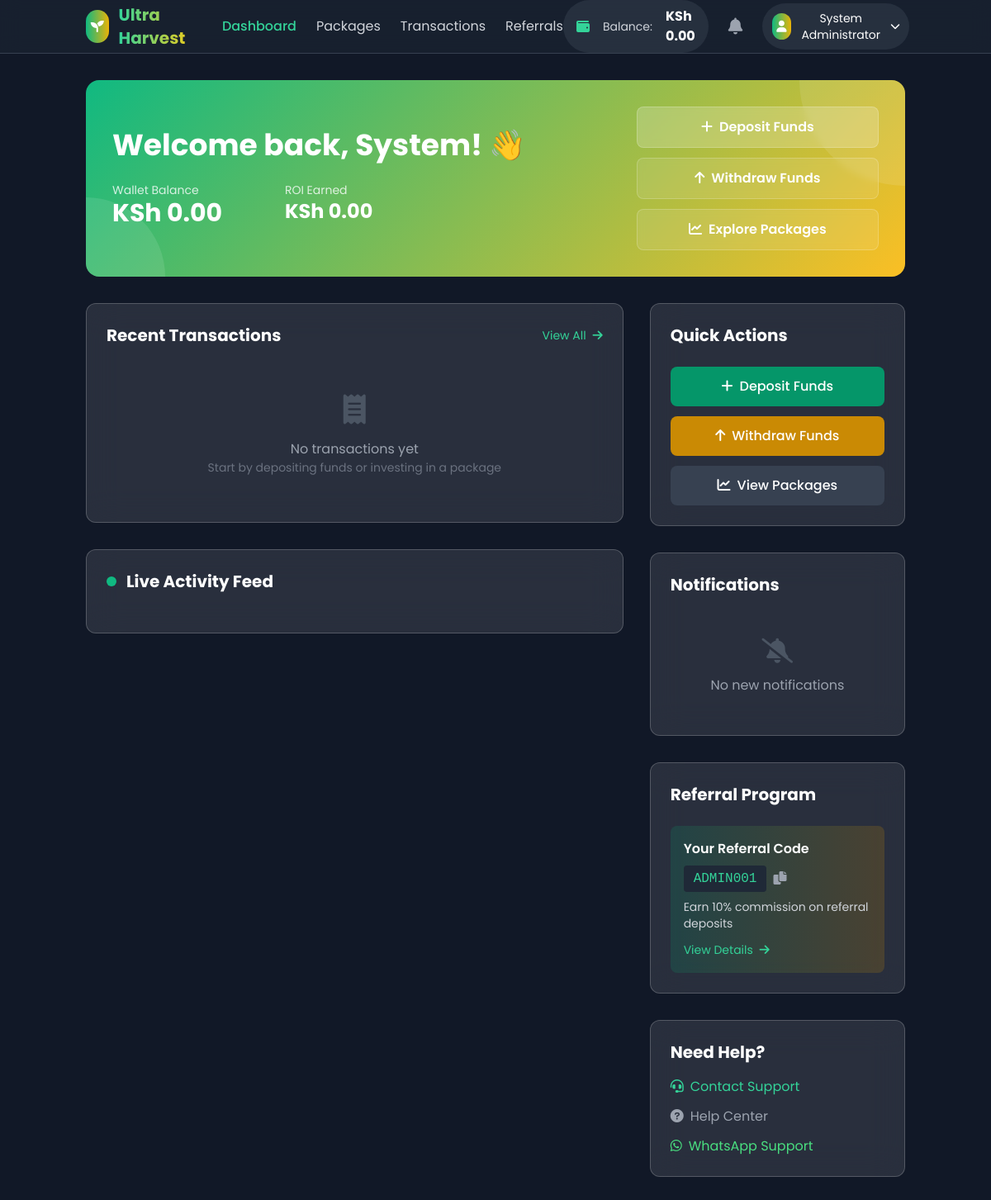
/user/dashboard.php (signed in), run on the app's committed database.
### tables this page shows
CREATE TABLE `users` (
  `id` int(11) NOT NULL,
  `email` varchar(255) NOT NULL,
  `password` varchar(255) NOT NULL,
  `full_name` varchar(255) NOT NULL,
  `phone` varchar(20) DEFAULT NULL,
  `wallet_balance` decimal(15,2) DEFAULT 0.00,
  `total_deposited` decimal(15,2) DEFAULT 0.00,
  `total_withdrawn` decimal(15,2) DEFAULT 0.00,
  `total_roi_earned` decimal(15,2) DEFAULT 0.00,
  `referral_code` varchar(10) NOT NULL,
  `referred_by` int(11) DEFAULT NULL,
  `referral_earnings` decimal(15,2) DEFAULT 0.00,
  `status` enum('active','suspended','banned') DEFAULT 'active',
  `is_admin` tinyint(1) DEFAULT 0,
  `email_verified` tinyint(1) DEFAULT 0,
  `created_at` timestamp NULL DEFAULT current_timestamp(),
  `updated_at` timestamp NULL DEFAULT current_timestamp() ON UPDATE current_timestamp()
);

### config/database.php (called while the page is built, shortened)
<?php
class Database {
    private static $instance = null;
    private $connection;
    private function __construct() {
        try {
            $this->connection = new PDO(
                "mysql:host=" . DB_HOST . ";dbname=" . DB_NAME . ";charset=utf8mb4",
                DB_USER,
                DB_PASS,
                [
                    PDO::ATTR_ERRMODE => PDO::ERRMODE_EXCEPTION,
                    PDO::ATTR_DEFAULT_FETCH_MODE => PDO::FETCH_ASSOC,
                    PDO::ATTR_EMULATE_PREPARES => false
                ]
            );
        } catch (PDOException $e) {
            die("Database connection failed: " . $e->getMessage());
        }
    }
    public static function getInstance() {
        if (self::$instance === null) {
            self::$instance = new Database();
        }
        return self::$instance;
    }
    public function getConnection() {
        return $this->connection;
    }
}
function formatMoney($amount) {
    return 'KSh ' . number_format($amount, 2);
}
function getSystemSetting($key, $default = '') {
    static $settings = [];
    if (empty($settings)) {
        $db = Database::getInstance()->getConnection();
        $stmt = $db->query("SELECT setting_key, setting_value FROM system_settings");
        while ($row = $stmt->fetch()) {
            $settings[$row['setting_key']] = $row['setting_value'];
        }
    }
    return $settings[$key] ?? $default;
}
if (getSystemSetting('site_maintenance', '0') == '1' && !isAdmin()) {
    if (!strpos($_SERVER['REQUEST_URI'], 'maintenance.php')) {
        header('Location: /maintenance.php');
        exit;
    }
}
?>

### user/dashboard.php (the view, shortened to what this page needs)
<?php
require_once '../config/database.php';
$user_id = $_SESSION['user_id'];
$stmt = $db->prepare("
    SELECT u.*,
           COALESCE(SUM(CASE WHEN t.type = 'deposit' AND t.status = 'completed' THEN t.amount ELSE 0 END), 0) as total_deposited,
           COALESCE(SUM(CASE WHEN t.type = 'withdrawal' AND t.status = 'completed' THEN t.amount ELSE 0 END), 0) as total_withdrawn,
           COALESCE(SUM(CASE WHEN t.type = 'roi_payment' AND t.status = 'completed' THEN t.amount ELSE 0 END), 0) as total_roi_earned
    FROM users u
    LEFT JOIN transactions t ON u.id = t.user_id
    WHERE u.id = ?
    GROUP BY u.id
");
$stmt->execute([$user_id]);
$user = $stmt->fetch();
$stmt = $db->prepare("
    SELECT * FROM transactions
    WHERE user_id = ?
    ORDER BY created_at DESC
    LIMIT 10
");
$stmt->execute([$user_id]);
$recent_transactions = $stmt->fetchAll();
$stmt = $db->prepare("
    SELECT * FROM notifications
    WHERE (user_id = ? OR is_global = 1) AND is_read = 0
    ORDER BY created_at DESC
    LIMIT 5
");
$stmt->execute([$user_id]);
$notifications = $stmt->fetchAll();
?>
<!DOCTYPE html>
<html lang="en">
<head>
    <script src="https://cdn.tailwindcss.com"></script>
    <link rel="stylesheet" href="https://cdnjs.cloudflare.com/ajax/libs/font-awesome/6.0.0/css/all.min.css">
</head>
<body class="bg-gray-900 text-white min-h-screen">
    <header class="bg-gray-800/50 backdrop-blur-md border-b border-gray-700 sticky top-0 z-50">
        <div class="container mx-auto px-4">
            <div class="flex items-center justify-between h-16">
                <div class="flex items-center space-x-8">
                    <a href="/user/dashboard.php" class="flex items-center space-x-3">
                        <div class="w-10 h-10 bg-gradient-to-r from-emerald-500 to-yellow-500 rounded-full flex items-center justify-center">
                            <i class="fas fa-seedling text-white"></i>
                        </div>
                        <span class="text-xl font-bold bg-gradient-to-r from-emerald-400 to-yellow-400 bg-clip-text text-transparent">
                        </span>
                    </a>
                    <nav class="hidden md:flex space-x-6">
                        <a href="/user/dashboard.php" class="text-emerald-400 font-medium">Dashboard</a>
                        <a href="/user/packages.php" class="text-gray-300 hover:text-emerald-400 transition">Packages</a>
                        <a href="/user/transactions.php" class="text-gray-300 hover:text-emerald-400 transition">Transactions</a>
                        <a href="/user/referrals.php" class="text-gray-300 hover:text-emerald-400 transition">Referrals</a>
                    </nav>
                </div>
                <div class="flex items-center space-x-4">
                    <div class="hidden lg:flex items-center space-x-4 bg-gray-700/50 rounded-full px-4 py-2">
                        <i class="fas fa-wallet text-emerald-400"></i>
                        <span class="text-sm text-gray-300">Balance:</span>
                        <span class="font-bold text-white"><?php echo formatMoney($user['wallet_balance']); ?></span>
                    </div>
                    <div class="relative">
                        <button class="relative p-2 text-gray-400 hover:text-white transition">
                            <i class="fas fa-bell text-xl"></i>
                        </button>
                    </div>
                    <div class="relative group">
                        <button class="flex items-center space-x-2 bg-gray-700/50 rounded-full px-3 py-2 hover:bg-gray-600/50 transition">
                            <div class="w-8 h-8 bg-gradient-to-r from-emerald-500 to-yellow-500 rounded-full flex items-center justify-center">
                                <i class="fas fa-user text-white text-sm"></i>
                            </div>
                            <span class="hidden md:block text-sm"><?php echo htmlspecialchars($user['full_name']); ?></span>
                            <i class="fas fa-chevron-down text-xs"></i>
                        </button>
                    </div>
                </div>
            </div>
        </div>
    </header>
    <main class="container mx-auto px-4 py-8">
        <section class="gradient-bg rounded-2xl p-6 lg:p-8 mb-8 relative overflow-hidden">
            <div class="relative z-10">
                <div class="grid lg:grid-cols-3 gap-6 items-center">
                    <div class="lg:col-span-2">
                        <h1 class="text-3xl lg:text-4xl font-bold text-white mb-2">
                            Welcome back, <?php echo htmlspecialchars(explode(' ', $user['full_name'])[0]); ?>! 👋
                        </h1>
                        <div class="grid md:grid-cols-3 gap-4 mt-6">
                            <div class="text-center md:text-left">
                                <p class="text-white/80 text-sm">Wallet Balance</p>
                                <p class="text-2xl lg:text-3xl font-bold text-white"><?php echo formatMoney($user['wallet_balance']); ?></p>
                            </div>
                            <div class="text-center md:text-left">
                                <p class="text-white/80 text-sm">ROI Earned</p>
                                <p class="text-xl lg:text-2xl font-bold text-white"><?php echo formatMoney($user['total_roi_earned']); ?></p>
                            </div>
                        </div>
                    </div>
                    <div class="flex flex-col space-y-3">
                        <a href="/user/deposit.php" class="bg-white/20 hover:bg-white/30 text-white px-6 py-3 rounded-lg font-semibold text-center transition backdrop-blur-sm border border-white/20">
                            <i class="fas fa-plus mr-2"></i>Deposit Funds
                        </a>
                        <a href="/user/withdraw.php" class="bg-white/10 hover:bg-white/20 text-white px-6 py-3 rounded-lg font-semibold text-center transition backdrop-blur-sm border border-white/20">
                            <i class="fas fa-arrow-up mr-2"></i>Withdraw Funds
                        </a>
                        <a href="/user/packages.php" class="bg-white/10 hover:bg-white/20 text-white px-6 py-3 rounded-lg font-semibold text-center transition backdrop-blur-sm border border-white/20">
                            <i class="fas fa-chart-line mr-2"></i>Explore Packages
                        </a>
                    </div>
                </div>
            </div>
            <div class="absolute inset-0 opacity-10">
                <div class="absolute top-0 right-0 w-64 h-64 bg-white rounded-full -translate-y-32 translate-x-32"></div>
                <div class="absolute bottom-0 left-0 w-48 h-48 bg-white rounded-full translate-y-24 -translate-x-24"></div>
            </div>
        </section>
        <div class="grid lg:grid-cols-3 gap-8">
            <div class="lg:col-span-2">
                <div class="glass-card rounded-xl p-6 mb-8">
                    <div class="flex items-center justify-between mb-6">
                        <h2 class="text-xl font-bold text-white">Recent Transactions</h2>
                        <a href="/user/transactions.php" class="text-emerald-400 hover:text-emerald-300 text-sm">
                            View All <i class="fas fa-arrow-right ml-1"></i>
                        </a>
                    </div>
                    <?php if (empty($recent_transactions)): ?>
                        <div class="text-center py-8">
                            <i class="fas fa-receipt text-4xl text-gray-600 mb-4"></i>
                            <p class="text-gray-400">No transactions yet</p>
                            <p class="text-gray-500 text-sm">Start by depositing funds or investing in a package</p>
                        </div>
                    <?php endif; ?>
                </div>
                <div class="glass-card rounded-xl p-6">
                    <div class="flex items-center mb-6">
                        <div class="w-3 h-3 bg-emerald-500 rounded-full pulse-dot mr-3"></div>
                        <h2 class="text-xl font-bold text-white">Live Activity Feed</h2>
                    </div>
                </div>
            </div>
            <div class="space-y-8">
                <div class="glass-card rounded-xl p-6">
                    <h2 class="text-xl font-bold text-white mb-6">Quick Actions</h2>
                    <div class="space-y-3">
                        <a href="/user/deposit.php" class="block w-full bg-emerald-600 hover:bg-emerald-700 text-white px-4 py-3 rounded-lg font-medium text-center transition">
                            <i class="fas fa-plus mr-2"></i>Deposit Funds
                        </a>
                        <a href="/user/withdraw.php" class="block w-full bg-yellow-600 hover:bg-yellow-700 text-white px-4 py-3 rounded-lg font-medium text-center transition">
                            <i class="fas fa-arrow-up mr-2"></i>Withdraw Funds
                        </a>
                        <a href="/user/packages.php" class="block w-full bg-gray-700 hover:bg-gray-600 text-white px-4 py-3 rounded-lg font-medium text-center transition">
                            <i class="fas fa-chart-line mr-2"></i>View Packages
                        </a>
                    </div>
                </div>
                <div class="glass-card rounded-xl p-6">
                    <h2 class="text-xl font-bold text-white mb-6">Notifications</h2>
                    <?php if (empty($notifications)): ?>
                        <div class="text-center py-6">
                            <i class="fas fa-bell-slash text-3xl text-gray-600 mb-3"></i>
                            <p class="text-gray-400">No new notifications</p>
                        </div>
                    <?php endif; ?>
                </div>
                <div class="glass-card rounded-xl p-6">
                    <h2 class="text-xl font-bold text-white mb-6">Referral Program</h2>
                    <div class="bg-gradient-to-r from-emerald-600/20 to-yellow-600/20 rounded-lg p-4">
                        <h3 class="font-semibold text-white mb-2">Your Referral Code</h3>
                        <div class="flex items-center space-x-2">
                            <code class="bg-gray-800 px-3 py-1 rounded text-emerald-400 font-mono"><?php echo $user['referral_code']; ?></code>
                            <button onclick="copyReferralCode()" class="text-gray-400 hover:text-white">
                                <i class="fas fa-copy"></i>
                            </button>
                        </div>
                        <p class="text-sm text-gray-300 mt-2">Earn <?php echo getSystemSetting('referral_commission_l1', 10); ?>% commission on referral deposits</p>
                        <a href="/user/referrals.php" class="text-emerald-400 hover:text-emerald-300 text-sm mt-3 inline-block">
                            View Details <i class="fas fa-arrow-right ml-1"></i>
                        </a>
                    </div>
                </div>
                <div class="glass-card rounded-xl p-6">
                    <h2 class="text-xl font-bold text-white mb-4">Need Help?</h2>
                    <div class="space-y-3">
                        <a href="/user/support.php" class="block text-emerald-400 hover:text-emerald-300">
                            <i class="fas fa-headset mr-2"></i>Contact Support
                        </a>
                        <a href="/help.php" class="block text-gray-400 hover:text-white">
                            <i class="fas fa-question-circle mr-2"></i>Help Center
                        </a>
                        <a href="https://wa.me/254700000000" target="_blank" class="block text-green-400 hover:text-green-300">
                            <i class="fab fa-whatsapp mr-2"></i>WhatsApp Support
                        </a>
                    </div>
                </div>
            </div>
        </div>
    </main>
</body>
</html>

### user/dashboard.php (style rules this page uses)
* { font-family: 'Poppins', sans-serif; }
.gradient-bg { background: linear-gradient(135deg, #10b981 0%, #fbbf24 100%); }
.glass-card { backdrop-filter: blur(20px); background: rgba(255, 255, 255, 0.1); border: 1px solid rgba(255, 255, 255, 0.2); }
.pulse-dot { animation: pulse-dot 2s infinite; }

### data on the page
users: wallet_balance "KSh 0.00", full_name "System Administrator", full_name "System", referral_code "ADMIN001"

### other printed values
formatMoney($user['total_roi_earned']) "KSh 0.00"
getSystemSetting('referral_commission_l1', 10) "10"
